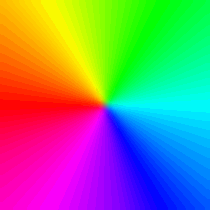
#> input picture image.gif, 210 x 210 px, given in place of image.png, which was not available
$ jupyter execute --allow-errors HW4.ipynb   (text cells are left out)
#> lines starting #> are read from the running program, lines starting #| are printed output that depends on the picture; pictures that were not available may be replaced by others from this repository, and a replacement may not be noted
[cell 1]
import matplotlib.pyplot as plt
import imageio
import scipy.ndimage as nd
import numpy as np

def AffineExample(data, degrees):
    theta = degrees * np.pi/180 # 11 degrees in radians
    mat = np.array([[np.cos(theta), -np.sin(theta)], [np.sin(theta/4), np.cos(theta)]])
    data2 = nd.affine_transform(data, mat)
    return data2

def RPolar(data, pxy):
    ndx = np.indices(data.shape)
    v,h = data.shape
    a = ndx[1].astype(float)
    a = a / h * 2 * np.pi
    y = ndx[0] * np.cos(a)
    x = ndx[0] * np.sin(a)
    ndx[0] = x.astype(int) + pxy[0]
    ndx[1] = y.astype(int) + pxy[1]
    answ = nd.map_coordinates(data, ndx)
    return answ

# IRPolar defined as follows
def IRPolar(rpdata, pxy):
    ndx = np.indices(rpdata.shape)
    ndx[0] -= pxy[0]
    ndx[1] -= pxy[1]
    v,h = rpdata.shape
    r = np.sqrt(ndx[0]**2 + ndx[1]**2)
    theta = np.arctan2(-ndx[0], -ndx[1] )/2/np.pi*h
    ndx[0] = r.astype(int)
    ndx[1] = theta.astype(int) + h/2
    answ = nd.map_coordinates(rpdata, ndx)
    answ[pxy[0],pxy[1]:] = answ[pxy[0]-1,pxy[1]:]
    return answ

# LogPolar defined as follows
def LogPolar(data, pxy):
    ndx = np.indices(data.shape)
    v,h = data.shape
    a = ndx[1].astype(float)
    a = a / h * 2 * np.pi
    r = np.exp( ndx[0]/v * np.log(v/2))-1.0
    y = r * np.cos(a)
    x = r * np.sin(a)
    ndx[0] = x.astype(int) + pxy[0]
    ndx[1] = y.astype(int) + pxy[1]
    answ = nd.map_coordinates(data, ndx)
    return answ

file = 'image.png'
img = imageio.imread(file)
#> img is the input picture: shape (210, 210, 3); mean R, G, B 130, 129.5, 128.3
plt.imshow(img, cmap='gray')
plt.show()

[cell 2]
img = imageio.imread(file, as_gray=True)
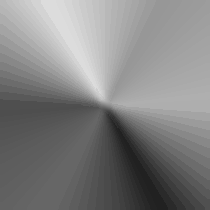
#> img: shape (210, 210) float32; min 33.2, max 220.6, mean 129.5
img = nd.shift(img, (0,10))
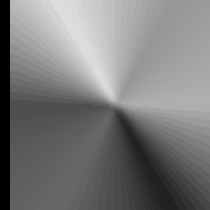
#> img: shape (210, 210) float32; min 0, max 220.6, mean 122.7
plt.imshow(img, cmap='gray')
plt.show()

[cell 3]
url = 'https://raw.githubusercontent.com/joefoxva1/CDS468/master/Lecture2_3_4/bird_js.jpg'
#> (the rest of this cell did not finish here and is left out)

[cell 4]
url = 'https://raw.githubusercontent.com/joefoxva1/CDS468/master/Lecture2_3_4/bird_js.jpg'
#> (the rest of this cell did not finish here and is left out)

[cell 5]
url = 'https://raw.githubusercontent.com/joefoxva1/CDS468/master/Lecture_6_7_8_9/alien73.png'
#> (the rest of this cell did not finish here and is left out)

[cell 6]
url = 'https://raw.githubusercontent.com/joefoxva1/CDS468/master/Lecture_6_7_8_9/clock.png'
#> (the rest of this cell did not finish here and is left out)

[cell 7]
file = 'image.png'
img = imageio.imread(file, as_gray = True)
plt.imshow(img, cmap='gray')
plt.show()

img_45 = AffineExample(img, 45)
#> in AffineExample, `data2 = nd.affine_transform(data, mat)`:
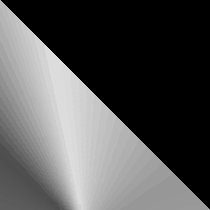
#> data2: shape (210, 210) float32; min 0, max 222.7, mean 84.2
img_90 = AffineExample(img, 90)
#> call 2 of AffineExample, with degrees = 90
#> in AffineExample (call 2), `data2 = nd.affine_transform(data, mat)`:
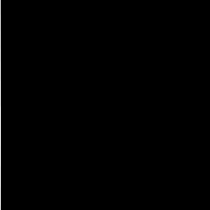
#> data2: shape (210, 210) float32; min 0, max 221.6, mean 1
